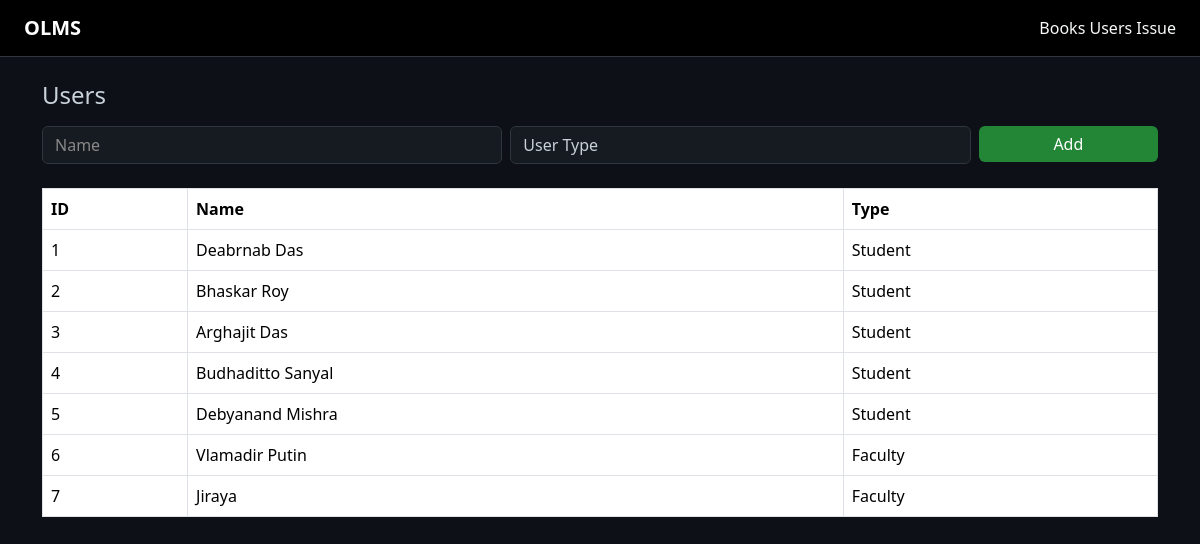
Screenshot of /users with the database file from the repository.
### tables this page shows
CREATE TABLE users (
        user_id INTEGER PRIMARY KEY AUTOINCREMENT,
        name TEXT,
        user_type TEXT
    );

### app.py (the view)
@app.route("/users", methods=["GET", "POST"])
def users():
    conn = get_db()
    cur = conn.cursor()
    if request.method == "POST":
        cur.execute(
            "INSERT INTO users (name, user_type) VALUES (?, ?)",
            (request.form["name"], request.form["type"])
        )
        conn.commit()
    cur.execute("SELECT * FROM users")
    users = cur.fetchall()
    conn.close()
    return render_template("users.html", users=users)

### app.py (called while the page is built)
def get_db():
    conn = sqlite3.connect("library.db")
    conn.row_factory = sqlite3.Row
    return conn

### templates/users.html (shortened to what this page needs)
{% extends "base.html" %}
{% block content %}
<h4 class="mb-3">Users</h4>
<form method="post" class="row g-2 mb-4">
    <div class="col">
        <input name="name" class="form-control" placeholder="Name" required>
    </div>
    <div class="col">
        <select name="type" class="form-control" required>
            <option value="">User Type</option>
        </select>
    </div>
    <div class="col-2">
        <button class="btn btn-primary w-100">Add</button>
    </div>
</form>
<table class="table table-bordered">
    <thead>
        <tr>
            <th>ID</th>
            <th>Name</th>
            <th>Type</th>
        </tr>
    </thead>
    <tbody>
        {% for u in users %}
        <tr>
            <td>{{ u.user_id }}</td>
            <td>{{ u.name }}</td>
            <td>{{ u.user_type }}</td>
        </tr>
        {% endfor %}
    </tbody>
</table>
{% endblock %}

### static/style.css (style rules this page uses)
body { background-color: #0d1117; color: #c9d1d9; }
.table { background-color: #161b22; color: #c9d1d9; }
.table thead { background-color: #21262d; }
.form-control { background-color: #161b22; color: #c9d1d9; border: 1px solid #30363d; }
.btn-primary { background-color: #238636; border: none; }
::placeholder { color: #aaaaaa !important; opacity: 1; }
::placeholder { color: #888 !important; }

### rows the page displays
users: user_id "1", name "Deabrnab Das", user_type "Student"
users: user_id "2", name "Bhaskar Roy", user_type "Student"
users: user_id "3", name "Arghajit Das", user_type "Student"
users: user_id "4", name "Budhaditto Sanyal", user_type "Student"
users: user_id "5", name "Debyanand Mishra", user_type "Student"
users: user_id "6", name "Vlamadir Putin", user_type "Faculty"
users: user_id "7", name "Jiraya", user_type "Faculty"
